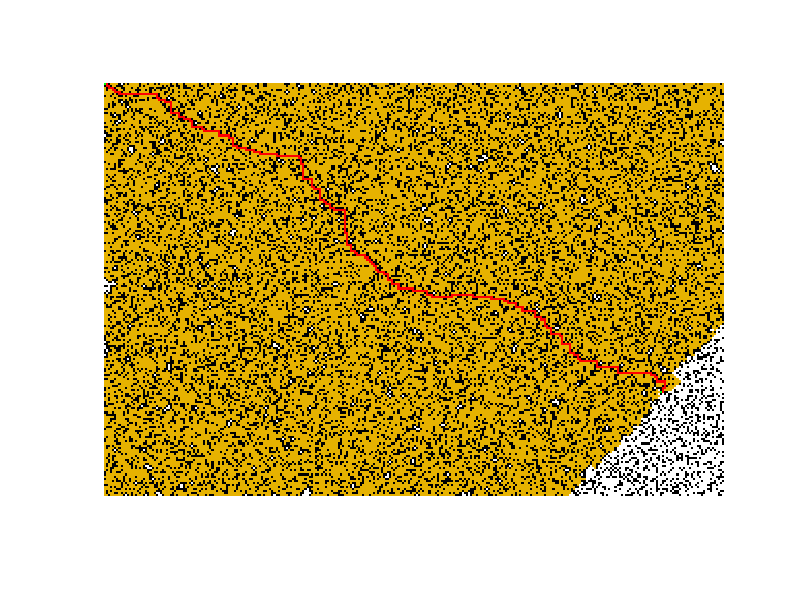

The MATLAB script that drew this image:
clear;clc;clf;
load cv_06a.mat;
%load cv_06b.mat;
problem.start_node = 1;
end_node = problem.end_node;

node_list = problem.node_list;
node_neighbors = problem.node_neighbors;
neighbors_distance = problem.neighbors_distance;
nr_nodes = length(node_list);
M = problem.M;
%imshow(M,'InitialMagnification',1200);

OPEN = [problem.start_node];
LABEL = Inf*ones(nr_nodes,1);
LABEL(problem.start_node) = 0;
UPPER = Inf;
PARENT = Inf*ones(nr_nodes,1);
PARENT(problem.start_node) = problem.start_node;

iter = 0;


h = zeros(nr_nodes,1);
for i=1:nr_nodes
    h(i) = norm(node_list(i,:) - node_list(end_node,:),1);
end
tic
while ~isempty(OPEN)
    iter = iter + 1;
    %BFS
    i = OPEN(1); OPEN(1) = [];
    %Dijkstra
    %[~,id] = min(LABEL(OPEN));
    %i = OPEN(id); OPEN(id) = [];
    %Dijkstra + A*
    %[~,id] = min(LABEL(OPEN) + h(OPEN));
    %i = OPEN(id); OPEN(id) = [];
    nr_child = length(node_neighbors{i});
    for j = 1:nr_child
        child_idx = node_neighbors{i}(j);
        if LABEL(i) + neighbors_distance{i}(j) < min(LABEL(child_idx), UPPER)
        %if LABEL(i) + neighbors_distance{i}(j) < LABEL(child_idx) && ...
         %   LABEL(i) + neighbors_distance{i}(j) + h(child_idx) < UPPER

            LABEL(child_idx) = LABEL(i) + neighbors_distance{i}(j);
            PARENT(child_idx) = i;
            if child_idx ~= end_node && ~ismember(child_idx,OPEN)
                OPEN(end+1) = child_idx;
                x = node_list(child_idx,1);
                y = node_list(child_idx,2);
                M(x,y,1) = 0.9;
                M(x,y,2) = 0.7;
                M(x,y,3) = 0;
            elseif child_idx == end_node 
                UPPER = LABEL(child_idx);
            end
        end
    end
    % if mod(iter,1000) == 0
    %     pause(0.01);
    %     imshow(M,'InitialMagnification',1200); 
    %     pause(0.01);
    % end
end

if UPPER < Inf
    PATH = [end_node];
    cur_parent = PARENT(end_node);
    while cur_parent ~= problem.start_node
        PATH = [cur_parent,PATH];
        x = node_list(cur_parent,1);
        y = node_list(cur_parent,2);
        M(x,y,1) = 1;
        M(x,y,2) = 0;
        M(x,y,3) = 0;
        cur_parent = PARENT(cur_parent);
    end
end
toc
imshow(M,'InitialMagnification',1200);









